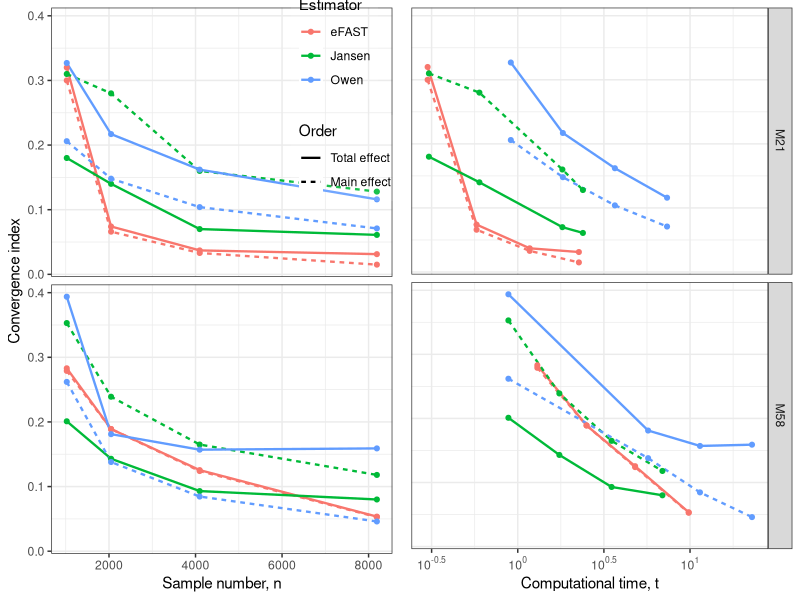

R code for this plot:
if(!require(ggplot2)) {
  install.packages("ggplot2"); require(ggplot2)}
if(!require(scales)) {
  install.packages("scales"); require(scales)} # to access break formatting functions
if(!require(gridExtra)) {
  install.packages("gridExtra"); require(gridExtra)}


Model<-c(rep("M21", 8))
est<-c(rep("FST-M", 4), rep("FST-T", 4))
n<-c(1024, 2048, 4096, 8192, 1024, 2048, 4096, 8192)
time<-c(0.2998333, 0.5768333, 1.1731668, 2.2638, 
        0.2998333, 0.5768333, 1.1731668, 2.2638)
ind<-c(0.30,0.066,0.033,0.015,
       0.32,0.074,0.037,0.0312)

df2<-data.frame(Model,est,n, time, ind)

Model<-c(rep("M58", 8))
est<-c(rep("FST-M", 4), rep("FST-T", 4))
n<-c(1024, 2048, 4096, 8192, 1024, 2048, 4096, 8192)
time<-c(1.299167, 2.508000, 4.800000, 9.825498,
        1.299167, 2.508000, 4.800000, 9.825498)
ind<-c(0.279, 0.189, 0.124,0.0528,
       0.283, 0.189, 0.1254523, 0.05349)

df3<-data.frame(Model,est,n, time, ind)


Model<-c(rep("M21", 8))
est<-c(rep("JSN-M", 4), rep("JSN-T", 4))
n<-c(1024, 2048, 4096, 8192, 1024, 2048, 4096, 8192)
time<-c(0.305, 0.599, 1.8158, 2.389,
        0.305, 0.599, 1.8158, 2.389)
ind<-c(0.31,0.28,0.16,0.128,
       0.18,0.14,0.07,0.061)

df4<-data.frame(Model,est,n, time, ind)

Model<-c(rep("M58", 8))
est<-c(rep("JSN-M", 4), rep("JSN-T", 4))
n<-c(1024, 2048, 4096, 8192, 1024, 2048, 4096, 8192)
time<-c(0.8825, 1.7437, 3.505, 6.914,
        0.8825, 1.7437, 3.505, 6.914)
ind<-c(0.353,0.239,0.165,0.118,
       0.201,0.143,0.093,0.08)

df5<-data.frame(Model,est,n, time, ind)

Model<-c(rep("M21", 8))
est<-c(rep("OWN-M", 4), rep("OWN-T", 4))
n<-c(1024, 2048, 4096, 8192, 1024, 2048, 4096, 8192)
time<-c(0.9115, 1.8275, 3.6628, 7.3558,
        0.9115, 1.8275, 3.6628, 7.3558)
ind<-c(0.206,0.148,0.104,0.071,
       0.327,0.217,0.162,0.116)

df6<-data.frame(Model,est,n, time, ind)

Model<-c(rep("M58", 8))
est<-c(rep("OWN-M", 4), rep("OWN-T", 4))
n<-c(1024, 2048, 4096, 8192, 1024, 2048, 4096, 8192)
time<-c(0.8825, 5.711167, 11.42, 22.89,
        0.8825, 5.711167, 11.42, 22.89)
ind<-c(0.2619562,0.1379795, 0.08455584, 0.04598252,
       0.3937564,0.1810925, 0.1570704, 0.1590402)

df7<-data.frame(Model,est,n, time, ind)

dft<-do.call(rbind, list(df2,df3,df4,df5,df6,df7))

dft$linetype<-c(rep("2",4), rep("1",4), rep("2",4), rep("1",4),
                rep("2",4), rep("1",4), rep("2",4), rep("1",4),
                rep("2",4), rep("1",4), rep("2",4), rep("1",4))

dft$color<-c(rep("2",16), rep("3",16), rep("4",16))
levels(dft$Model) <- c("Original 21 Parameters", "All 58 parameters")

pdf(file="fig1.pdf", width = 10, height = 7)
#png(file="fig2.png",width=2000,height=1200,res=250)
p1<-ggplot(dft, aes(x = n, y = ind)) + facet_grid(Model~.) + 
  geom_line(aes(color = color, linetype = linetype), size = 0.8) +
  geom_point(aes(color = color), size = 1.4) + theme_bw() +
  xlab("Sample number, n") + ylab("Convergence index") +
  labs(colour="Estimator",linetype="Order") +
  scale_color_discrete(labels=c("eFAST", "Jansen", "Owen")) +
  scale_linetype_discrete(labels=c("Total effect", "Main effect")) +
  theme(strip.background = element_blank(), # remove box
        strip.text.y = element_blank(), 
        legend.position=c(0.86, 0.84), # change legend position
        legend.background = element_rect(fill=alpha('white', 0.1))) 

p2<-ggplot(dft, aes(x = time, y = ind)) + facet_grid(Model~.) + 
  scale_x_log10(breaks = trans_breaks("log10", function(x) 10^x),
                labels = trans_format("log10", math_format(10^.x))) +
  geom_line(aes(color = color, linetype = linetype), size = 0.8) +
  geom_point(aes(color = color), size = 1.4) + theme_bw() +
  xlab("Computational time, t") +
  theme(axis.title.y=element_blank(),
        axis.text.y=element_blank(),
        axis.ticks.y=element_blank(),
        legend.position="none") # remove legend

grid.arrange(p1, p2, ncol=2)
dev.off()

